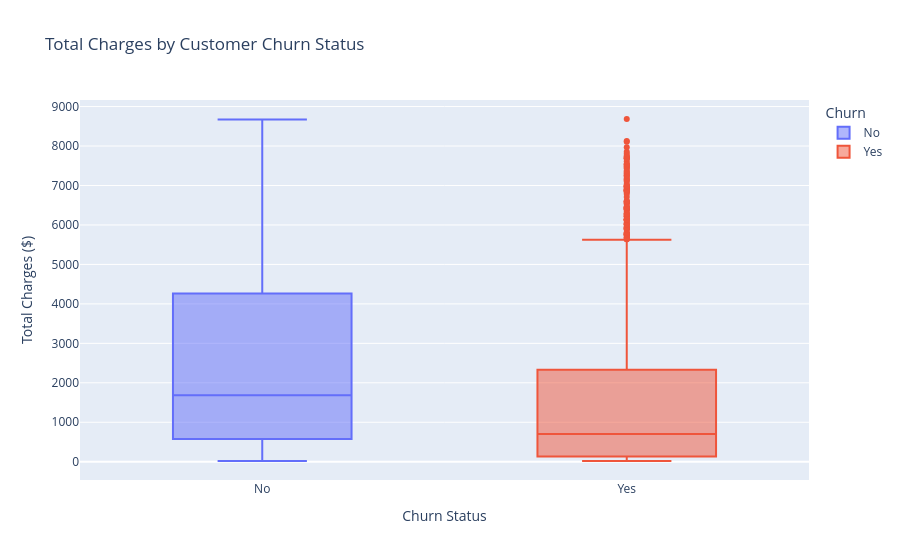

The notebook cell saved with this chart:
### Markdown cell above
## 8. Total Charges vs Customer Churn

Total charges represent the cumulative amount spent by a customer throughout their relationship with the company. This analysis helps determine whether long-term, high-value customers are more or less likely to churn.

### Code cell
fig = px.box(
    df,
    x="Churn",
    y="TotalCharges",
    color="Churn",
    title="Total Charges by Customer Churn Status"
)

fig.update_layout(
    xaxis_title="Churn Status",
    yaxis_title="Total Charges ($)"
)

fig.show()

### Figure 1 — Plotly figure (JSON) as saved in the notebook; plotly's stock layout.template omitted (floating-point values rounded to 4 significant figures; data arrays with more than 128 entries replaced by an {"elided": "..."} marker saying what was removed)
{"data": [{"alignmentgroup": "True", "hovertemplate": "Churn=%{x}<br>TotalCharges=%{y}<extra></extra>", "legendgroup": "No", "marker": {"color": "#636efa"}, "name": "No", "notched": false, "offsetgroup": "No", "orientation": "v", "showlegend": true, "type": "box", "x": {"elided": "5163 str values"}, "x0": " ", "xaxis": "x", "y": {"elided": "5163 float values"}, "y0": " ", "yaxis": "y"}, {"alignmentgroup": "True", "hovertemplate": "Churn=%{x}<br>TotalCharges=%{y}<extra></extra>", "legendgroup": "Yes", "marker": {"color": "#EF553B"}, "name": "Yes", "notched": false, "offsetgroup": "Yes", "orientation": "v", "showlegend": true, "type": "box", "x": {"elided": "1869 str values"}, "x0": " ", "xaxis": "x", "y": {"elided": "1869 float values"}, "y0": " ", "yaxis": "y"}], "layout": {"boxmode": "overlay", "legend": {"title": {"text": "Churn"}, "tracegroupgap": 0}, "title": {"text": "Total Charges by Customer Churn Status"}, "xaxis": {"anchor": "y", "categoryarray": ["No", "Yes"], "categoryorder": "array", "domain": [0, 1], "title": {"text": "Churn Status"}}, "yaxis": {"anchor": "x", "domain": [0, 1], "title": {"text": "Total Charges ($)"}}}}
